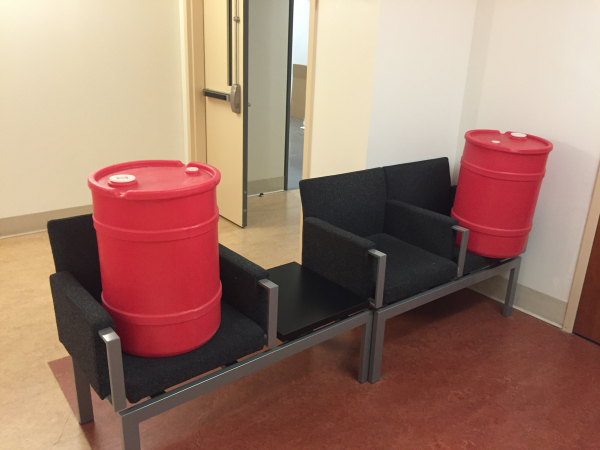
#> input picture ECE5242Proj1-train/2_3.1.png, 1200 x 900 px (shown at 1/2 size)
$ jupyter execute --allow-errors maskGenerator.ipynb   (shell and % lines are left out)
#> lines starting #> are read from the running program, lines starting #| are printed output that depends on the picture
[cell 1]

from roipoly import RoiPoly
from matplotlib import pyplot as plt
import cv2
from skimage import data, util
from skimage.measure import label, regionprops
import numpy as np
from PIL import Image
import math
from matplotlib import patches as mpatches

# Generating Masks and HSV Points

[cell 2]
masks = np.zeros((50,900,1200))
hsvPoints = np.array([])

### 2_3.1.png

[cell 3]
# draw mask
image_2_3_1 = cv2.imread('ECE5242Proj1-train/2_3.1.png', 0)
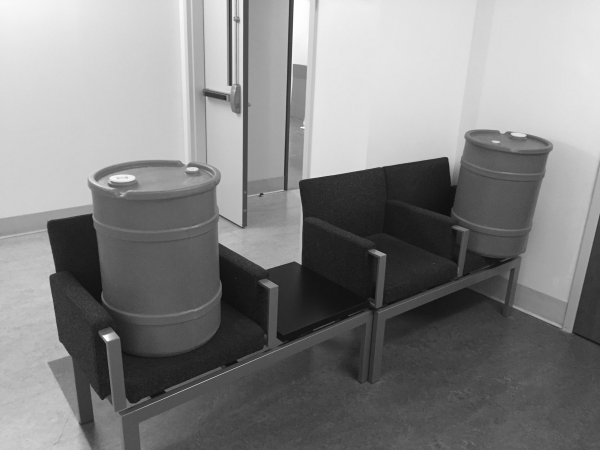
#> image_2_3_1: shape (900, 1200) (shown at 1/2 size); min 12, max 255, mean 132.4
image_2_3_1_bgr = cv2.imread('ECE5242Proj1-train/2_3.1.png', 1)
#> image_2_3_1_bgr is the input picture: shape (900, 1200, 3); mean B, G, R 108.9, 124, 159.5
plt.imshow(image_2_3_1, cmap = "gray")
#> (the rest of this cell did not finish here and is left out)

#> (a cell that did not finish here is left out)

[cell 5]
# take just selected HSV pixels
image_2_3_1_rgb = cv2.cvtColor(image_2_3_1_bgr, cv2.COLOR_BGR2RGB)
image_2_3_1_hsv = cv2.cvtColor(image_2_3_1_bgr, cv2.COLOR_BGR2HSV)
#> image_2_3_1_hsv: shape (900, 1200, 3); mean H, S, V 46.6, 84.4, 159.7
#> (the rest of this cell did not finish here and is left out)

#> (a cell that did not finish here is left out)

### 2.2.png

[cell 7]
# draw mask
image_2_2 = cv2.imread('ECE5242Proj1-train/2.2.png', 0)
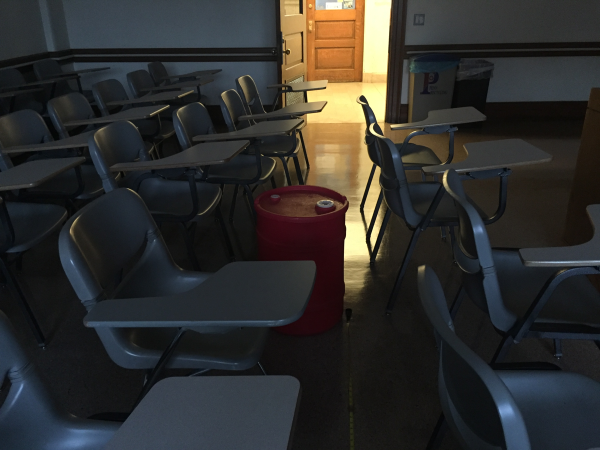
#> input picture ECE5242Proj1-train/2.2.png, 1200 x 900 px (shown at 1/2 size)
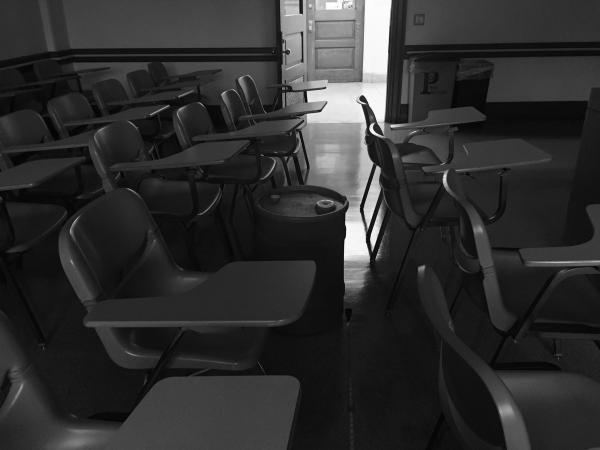
#> image_2_2: shape (900, 1200) (shown at 1/2 size); min 1, max 255, mean 46.5
image_2_2_bgr = cv2.imread('ECE5242Proj1-train/2.2.png', 1)
#> image_2_2_bgr is the input picture: shape (900, 1200, 3); mean B, G, R 45, 47, 47.8
plt.imshow(image_2_2, cmap = "gray")
#> (the rest of this cell did not finish here and is left out)

#> (a cell that did not finish here is left out)

[cell 9]
# take just selected HSV pixels
image_2_2_rgb = cv2.cvtColor(image_2_2_bgr, cv2.COLOR_BGR2RGB)
image_2_2_hsv = cv2.cvtColor(image_2_2_bgr, cv2.COLOR_BGR2HSV)
#> image_2_2_hsv: shape (900, 1200, 3); mean H, S, V 76.4, 64.8, 55.1
#> (the rest of this cell did not finish here and is left out)

#> (a cell that did not finish here is left out)

### 2.6.png

[cell 11]
# draw mask
image_2_6 = cv2.imread('ECE5242Proj1-train/2.6.png', 0)
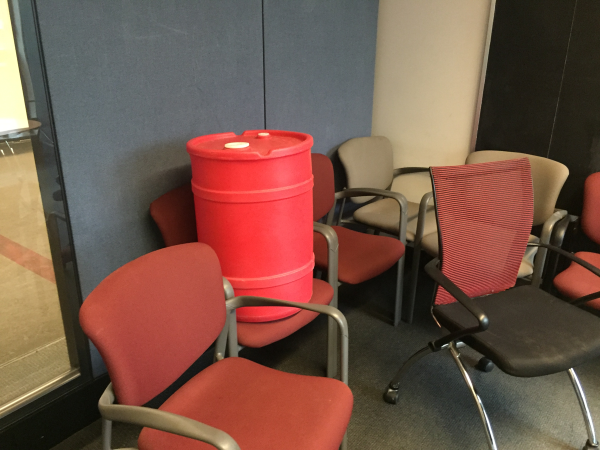
#> input picture ECE5242Proj1-train/2.6.png, 1200 x 900 px (shown at 1/2 size)
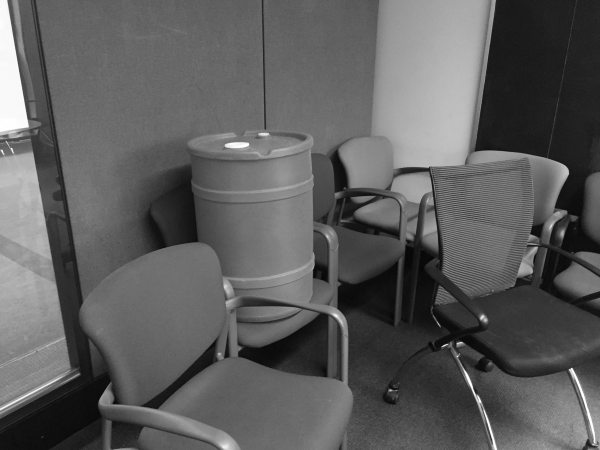
#> image_2_6: shape (900, 1200) (shown at 1/2 size); min 3, max 255, mean 93.2
image_2_6_bgr = cv2.imread('ECE5242Proj1-train/2.6.png', 1)
#> image_2_6_bgr is the input picture: shape (900, 1200, 3); mean B, G, R 72.4, 85.3, 118.3
plt.imshow(image_2_6, cmap = "gray")
#> (the rest of this cell did not finish here and is left out)

#> (a cell that did not finish here is left out)

[cell 13]
# take just selected HSV pixels
image_2_6_rgb = cv2.cvtColor(image_2_6_bgr, cv2.COLOR_BGR2RGB)
image_2_6_hsv = cv2.cvtColor(image_2_6_bgr, cv2.COLOR_BGR2HSV)
#> image_2_6_hsv: shape (900, 1200, 3); mean H, S, V 39.5, 95, 120.6
#> (the rest of this cell did not finish here and is left out)

#> (a cell that did not finish here is left out)

### 3.1.png

[cell 15]
# draw mask
image_3_1 = cv2.imread('ECE5242Proj1-train/3.1.png', 0)
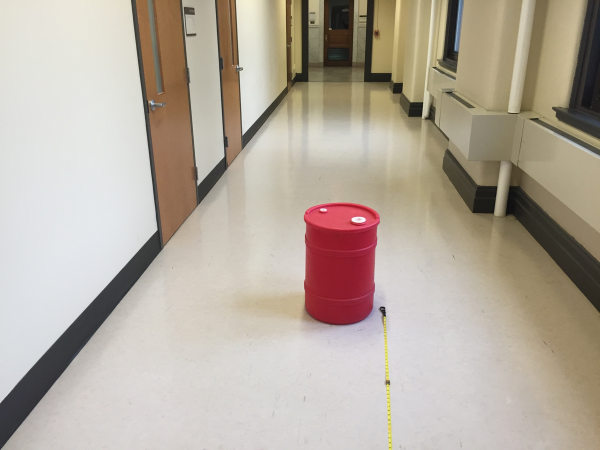
#> input picture ECE5242Proj1-train/3.1.png, 1200 x 900 px (shown at 1/2 size)
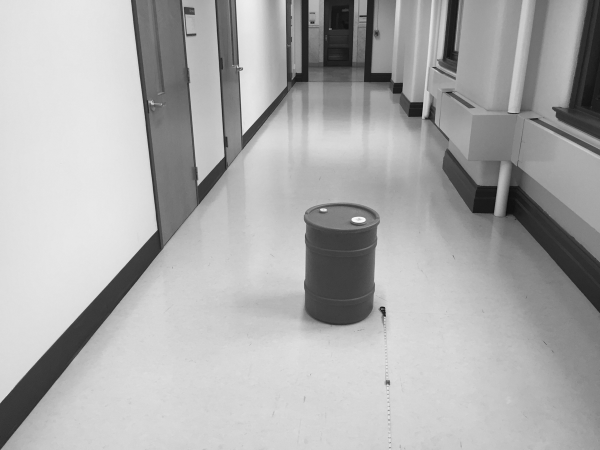
#> image_3_1: shape (900, 1200) (shown at 1/2 size); min 9, max 252, mean 172.2
image_3_1_bgr = cv2.imread('ECE5242Proj1-train/3.1.png', 1)
#> image_3_1_bgr is the input picture: shape (900, 1200, 3); mean B, G, R 158.5, 171.1, 181.3
plt.imshow(image_3_1, cmap = "gray")
#> (the rest of this cell did not finish here and is left out)
